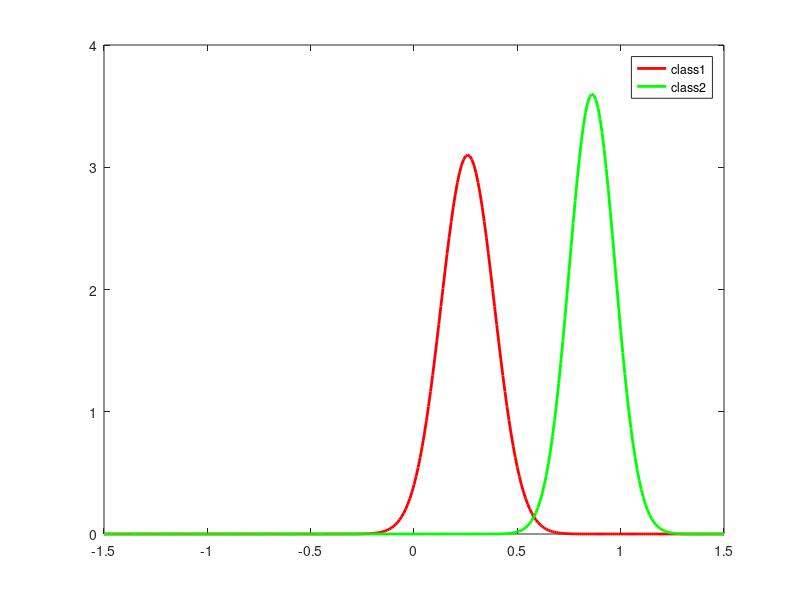

This chart was generated by the following MATLAB code:
class1= [0.5, 0.1, 0.2, 0.4, 0.3, 0.2, 0.2, 0.1, 0.35, 0.25];
class2= [0.9, 0.8, 0.75, 1.0];
mean1=mean(class1);
std1 = std(class1);

mean2=mean(class2);
std2=std(class2);

t=[-1.5:0.01:1.5];

y1=normpdf(t,mean1,std1);
y2=normpdf(t,mean2,std2);

figure(1)


plot(t,y1,"r","linewidth", 2)
%title ("x & y labels & ticklabels");
hold on;
plot(t,y2,"g","linewidth", 2)
legend('class1','class2')

% class1 with x =0.6
p1_06 = (1/sqrt(2*pi*std1) )*exp(-((0.6-mean1)^2)/(2*std1))
